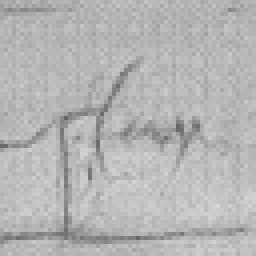
#> input picture generated_samples/synthetic_signature_00001.png, 64 x 64 px (shown 4 times larger)
$ python -i preprocess_signatures.py   (imports and definitions only)
#> lines starting #> are read from the running program, lines starting #| are printed output that depends on the picture; after the words box and inside, x2 and y2 are one past the last pixel; in counts of white or black regions, pixels touching at a corner belong together
#> in preprocess_signature, image is the input picture: shape (64, 64); min 100, max 214, mean 180.9
"""
Preprocessing module for signature images.
Converts, crops, resizes, and normalizes signature images.
"""

import os
import cv2
import numpy as np
from PIL import Image


# [39 lines left out: functions convert_to_grayscale, binarize_image, not called in this run]


def crop_signature(image, padding=10):
    """
    Crop image around signature (remove margins).

    Args:
        image: Grayscale image
        padding: Padding around the signature

    Returns:
        Cropped image
    """
#> called with padding = 10
    # Invert if background is white
    if np.mean(image) > 127:
        inv = 255 - image
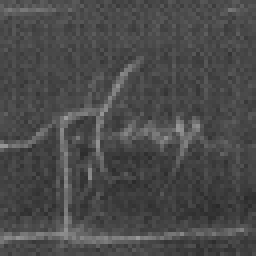
#> inv: shape (64, 64) (shown 4 times larger); min 41, max 155, mean 74.1
    else:
        inv = image

    # Find contours
    _, binary = cv2.threshold(inv, 30, 255, cv2.THRESH_BINARY)
#> binary: shape (64, 64); every value is 255
    contours, _ = cv2.findContours(binary, cv2.RETR_EXTERNAL, cv2.CHAIN_APPROX_SIMPLE)
#> contours = [[[0, 0], [0, 63], [63, 63], [63, 0]]]

    if not contours:
        return image

    # Get bounding box of all contours
    x_min, y_min = image.shape[1], image.shape[0]
#> x_min = 64; y_min = 64
    x_max, y_max = 0, 0

    for contour in contours:
        x, y, w, h = cv2.boundingRect(contour)
        x_min = min(x_min, x)
        y_min = min(y_min, y)
        x_max = max(x_max, x + w)
        y_max = max(y_max, y + h)
#> this loop made 1 pass
#> (contour, x, y, w, h, x_min, y_min, x_max) on pass 1: ([[0, 0], [0, 63], [63, 63], [63, 0]], 0, 0, 64, 64, 0, 0, 64)

    # Add padding
    x_min = max(0, x_min - padding)
    y_min = max(0, y_min - padding)
    x_max = min(image.shape[1], x_max + padding)
    y_max = min(image.shape[0], y_max + padding)

    # Crop
    cropped = image[y_min:y_max, x_min:x_max]

    return cropped


def resize_image(image, size=(64, 64)):
    """
    Resize image to fixed size while maintaining aspect ratio.

    Args:
        image: Input image
        size: Target size (width, height)

    Returns:
        Resized image
    """
#> called with size = (64, 64)
    h, w = image.shape[:2]
#> h = 64; w = 64
    target_w, target_h = size

    # Calculate scaling factor
    scale = min(target_w / w, target_h / h)
#> scale = 1
    new_w = int(w * scale)
#> new_w = 64
    new_h = int(h * scale)
#> new_h = 64

    # Resize
    resized = cv2.resize(image, (new_w, new_h), interpolation=cv2.INTER_AREA)

    # Create canvas and center image
    if len(resized.shape) == 2:
        canvas = np.ones((target_h, target_w), dtype=np.uint8) * 255
    else:
        canvas = np.ones((target_h, target_w, resized.shape[2]), dtype=np.uint8) * 255

    # Center the resized image
    x_offset = (target_w - new_w) // 2
#> x_offset = 0
    y_offset = (target_h - new_h) // 2
#> y_offset = 0
    canvas[y_offset:y_offset+new_h, x_offset:x_offset+new_w] = resized

    return canvas


def normalize_image(image):
    """
    Normalize pixel values to [-1, 1] range (for tanh output).

    Args:
        image: Input image with values in [0, 255]

    Returns:
        Normalized image with values in [-1, 1]
    """
    return (image.astype(np.float32) / 127.5) - 1.0
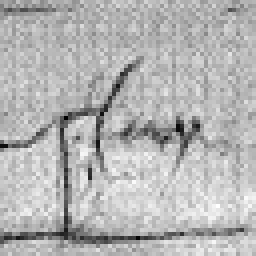
#> returned value: shape (64, 64) float32 (shown 4 times larger); min -0.216, max 0.678, mean 0.419; drawn with min black and max white


# [11 lines left out: function denormalize_image, not called in this run]


def preprocess_signature(image_path, target_size=(64, 64), do_crop=True):
    """
    Full preprocessing pipeline for a single signature image.

    Args:
        image_path: Path to the signature image
        target_size: Target size (width, height)
        do_crop: Whether to crop around signature

    Returns:
        Preprocessed and normalized image
    """
    # Load image
    image = cv2.imread(image_path, cv2.IMREAD_GRAYSCALE)

    if image is None:
        raise ValueError(f"Could not load image: {image_path}")

    # Crop if requested
    if do_crop:
        image = crop_signature(image)

    # Resize
    image = resize_image(image, target_size)

    # Normalize to [-1, 1]
    image = normalize_image(image)

    return image


# [39 lines left out: function preprocess_dataset, not called in this run]


# [12 lines not run here, left out]

>>> result = preprocess_signature('../generated_samples/synthetic_signature_00001.png')

$ run again, on generated_samples/synthetic_signature_00007.png
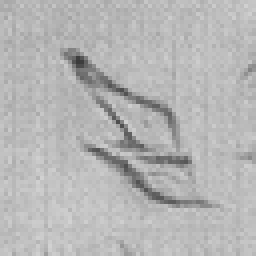
#> input picture generated_samples/synthetic_signature_00007.png, 64 x 64 px (shown 4 times larger)
#> in preprocess_signature, image is the input picture: shape (64, 64); min 59, max 210, mean 181.7
#> in crop_signature, `inv = 255 - image`:
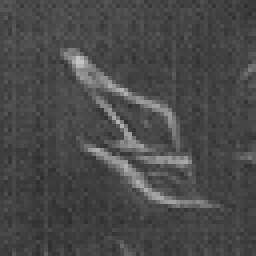
#> inv: shape (64, 64) (shown 4 times larger); min 45, max 196, mean 73.3
#> binary: shape (64, 64); every value is 255
#> contours = [[[0, 0], [0, 63], [63, 63], [63, 0]]]
#> the loop in crop_signature, `for contour in contours:` made 1 pass
#> (contour, x, y, w, h, x_min, y_min, x_max) on pass 1: ([[0, 0], [0, 63], [63, 63], [63, 0]], 0, 0, 64, 64, 0, 0, 64)
#> in normalize_image, `return (image.astype(np.float32) / 127.5) - 1.0`:
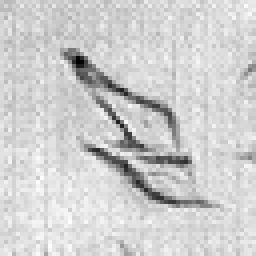
#> returned value: shape (64, 64) float32 (shown 4 times larger); min -0.537, max 0.647, mean 0.425; drawn with min black and max white

$ run again, on generated_samples/synthetic_signature_00017.png
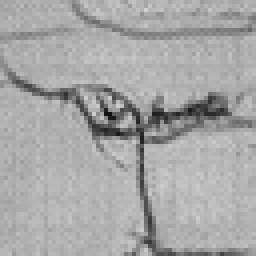
#> input picture generated_samples/synthetic_signature_00017.png, 64 x 64 px (shown 4 times larger)
#> in preprocess_signature, image is the input picture: shape (64, 64); min 16, max 210, mean 166.9
#> in crop_signature, `inv = 255 - image`:
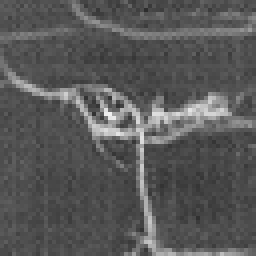
#> inv: shape (64, 64) (shown 4 times larger); min 45, max 239, mean 88.1
#> binary: shape (64, 64); every value is 255
#> contours = [[[0, 0], [0, 63], [63, 63], [63, 0]]]
#> the loop in crop_signature, `for contour in contours:` made 1 pass
#> (contour, x, y, w, h, x_min, y_min, x_max) on pass 1: ([[0, 0], [0, 63], [63, 63], [63, 0]], 0, 0, 64, 64, 0, 0, 64)
#> in normalize_image, `return (image.astype(np.float32) / 127.5) - 1.0`:
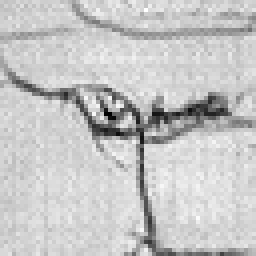
#> returned value: shape (64, 64) float32 (shown 4 times larger); min -0.875, max 0.647, mean 0.309; drawn with min black and max white
